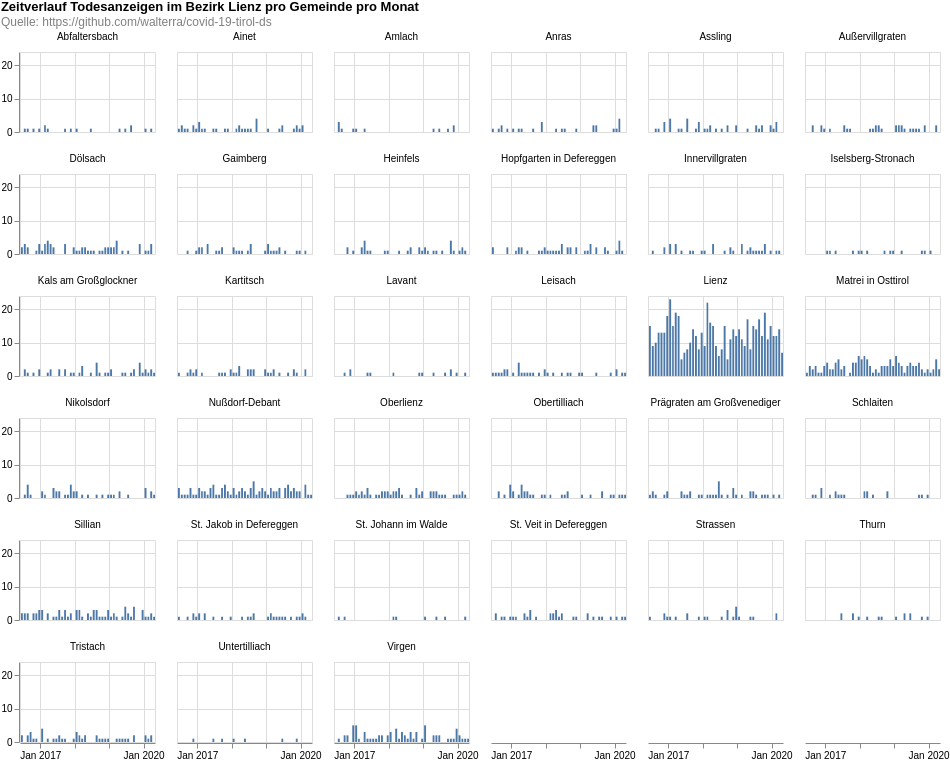

Write the Vega-Lite specification saved for this chart.
### Vega-Lite specification from a JSON file in a GitHub repository (floating-point values rounded to 4 significant figures; data arrays with more than 128 entries replaced by an {"elided": "..."} marker saying what was removed)
{"$schema": "https://vega.github.io/schema/vega-lite/v4.8.1.json", "columns": 6, "config": {"view": {"continuousHeight": 300, "continuousWidth": 400}}, "data": {"name": "data-3bcf7f0e3f286e527027edc14db64d93"}, "datasets": {"data-3bcf7f0e3f286e527027edc14db64d93": {"elided": "1723 records"}}, "facet": {"field": "municipaly", "title": null, "type": "nominal"}, "padding": 0, "spec": {"layer": [{"encoding": {"tooltip": [{"field": "date", "timeUnit": "yearmonth", "type": "temporal"}, {"aggregate": "sum", "field": "count", "type": "quantitative"}], "x": {"field": "date", "timeUnit": "yearmonth", "title": null, "type": "temporal"}, "y": {"aggregate": "sum", "field": "count", "title": null, "type": "quantitative"}}, "height": 80, "mark": "bar", "width": 135}]}, "title": {"color": "black", "subtitle": ["Quelle: https://github.com/walterra/covid-19-tirol-ds"], "subtitleColor": "gray", "text": ["Zeitverlauf Todesanzeigen im Bezirk Lienz pro Gemeinde pro Monat"]}}
